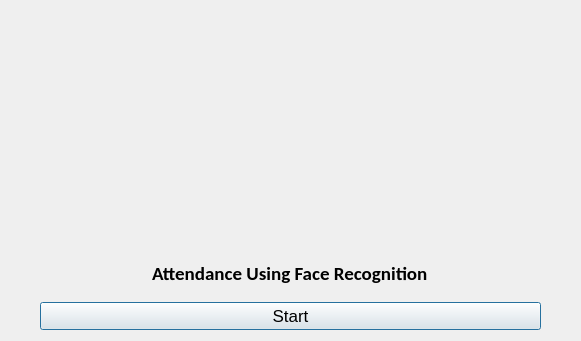
<?xml version="1.0" encoding="UTF-8"?>
<ui version="4.0">
 <class>Dialog</class>
 <widget class="QDialog" name="Dialog">
  <property name="geometry">
   <rect>
    <x>0</x>
    <y>0</y>
    <width>581</width>
    <height>341</height>
   </rect>
  </property>
  <property name="maximumSize">
   <size>
    <width>800</width>
    <height>680</height>
   </size>
  </property>
  <property name="windowTitle">
   <string>Attedance App</string>
  </property>
  <property name="windowIcon">
   <iconset resource="resource.qrc">
    <normaloff>:/icon/icon.png</normaloff>:/icon/icon.png</iconset>
  </property>
  <widget class="QLabel" name="logolabel">
   <property name="geometry">
    <rect>
     <x>30</x>
     <y>0</y>
     <width>551</width>
     <height>231</height>
    </rect>
   </property>
   <property name="text">
    <string/>
   </property>
   <property name="pixmap">
    <pixmap>logo.png</pixmap>
   </property>
  </widget>
  <widget class="QWidget" name="verticalLayoutWidget">
   <property name="geometry">
    <rect>
     <x>40</x>
     <y>250</y>
     <width>501</width>
     <height>80</height>
    </rect>
   </property>
   <layout class="QVBoxLayout" name="verticalLayout">
    <item>
     <layout class="QHBoxLayout" name="horizontalLayout">
      <item alignment="Qt::AlignHCenter">
       <widget class="QLabel" name="filelabel">
        <property name="font">
         <font>
          <family>Calibri</family>
          <pointsize>14</pointsize>
          <bold>true</bold>
         </font>
        </property>
        <property name="text">
         <string>Attendance Using Face Recognition</string>
        </property>
       </widget>
      </item>
     </layout>
    </item>
    <item>
     <widget class="QPushButton" name="runButton">
      <property name="font">
       <font>
        <family>Arial</family>
        <pointsize>13</pointsize>
       </font>
      </property>
      <property name="text">
       <string>Start</string>
      </property>
     </widget>
    </item>
   </layout>
  </widget>
 </widget>
 <resources>
  <include location="resource.qrc"/>
 </resources>
 <connections/>
</ui>
